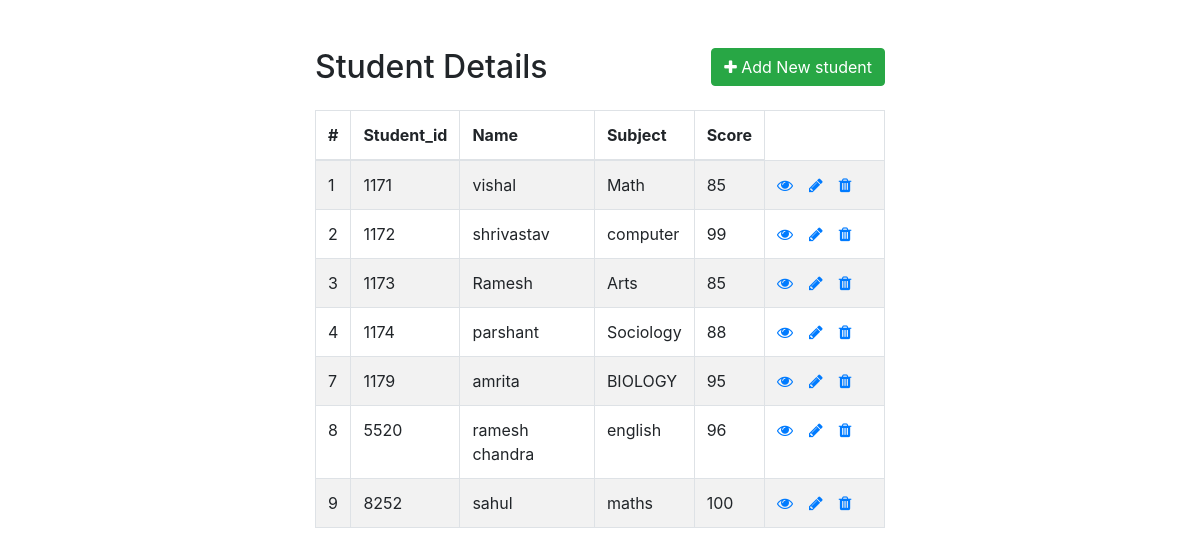
The page / on the database its author committed.
### tables this page shows
CREATE TABLE `employees` (
  `id` int(10) NOT NULL,
  `student_id` int(10) NOT NULL,
  `name` varchar(20) NOT NULL,
  `subject` varchar(20) NOT NULL,
  `score` int(10) NOT NULL
);

### index.php (the view, shortened to what this page needs)
<!DOCTYPE html>
<html lang="en">
<head>
    <link rel="stylesheet" href="https://stackpath.bootstrapcdn.com/bootstrap/4.5.2/css/bootstrap.min.css">
    <link rel="stylesheet" href="https://maxcdn.bootstrapcdn.com/font-awesome/4.7.0/css/font-awesome.min.css">
</head>
<body>
    <div class="wrapper">
        <div class="container-fluid">
            <div class="row">
                <div class="col-md-12">
                    <div class="mt-5 mb-3 clearfix">
                        <h2 class="pull-left">Student Details</h2>
                        <a href="create.php" class="btn btn-success pull-right"><i class="fa fa-plus"></i> Add New student</a>
                    </div>
                    <?php
                    require_once "config.php";
                    $sql = "SELECT * FROM employees";
                    if($result = mysqli_query($link, $sql)){
                        if(mysqli_num_rows($result) > 0){
                            echo '<table class="table table-bordered table-striped">';
                                echo "<thead>";
                                    echo "<tr>";
                                        echo "<th>#</th>";
                                        echo "<th>Student_id</th>";
                                        echo "<th>Name</th>";
                                        echo "<th>Subject</th>";
                                        echo "<th>Score</th>";
                                    echo "</tr>";
                                echo "</thead>";
                                echo "<tbody>";
                                while($row = mysqli_fetch_array($result)){
                                    echo "<tr>";
                                        echo "<td>" . $row['id'] . "</td>";
                                        echo "<td>" . $row['student_id'] . "</td>";
                                        echo "<td>" . $row['name'] . "</td>";
                                        echo "<td>" . $row['subject'] . "</td>";
                                        echo "<td>" . $row['score'] . "</td>";
                                        echo "<td>";
                                            echo '<a href="read.php?id='. $row['id'] .'" class="mr-3" title="View Record" data-toggle="tooltip"><span class="fa fa-eye"></span></a>';
                                            echo '<a href="update.php?id='. $row['id'] .'" class="mr-3" title="Update Record" data-toggle="tooltip"><span class="fa fa-pencil"></span></a>';
                                            echo '<a href="delete.php?id='. $row['id'] .'" title="Delete Record" data-toggle="tooltip"><span class="fa fa-trash"></span></a>';
                                        echo "</td>";
                                    echo "</tr>";
                                }
                                echo "</tbody>";
                            echo "</table>";
                        } else{
                            echo '<div class="alert alert-danger"><em>No records were found.</em></div>';
                        }
                    } else{
                        echo "Oops! Something went wrong. Please try again later.";
                    }
                    ?>
                </div>
            </div>
        </div>
    </div>
</body>
</html>

### index.php (style rules this page uses)
.wrapper { width: 600px; margin: 0 auto; }
table tr td:last-child { width: 120px; }

### rows shown on the page
employees: id "1", student "1171", name "vishal", subject "Math", score "85"
employees: id "2", student "1172", name "shrivastav", subject "computer", score "99"
employees: id "3", student "1173", name "Ramesh", subject "Arts", score "85"
employees: id "4", student "1174", name "parshant", subject "Sociology", score "88"
employees: id "7", student "1179", name "amrita", subject "BIOLOGY", score "95"
employees: id "8", student "5520", name "ramesh chandra", subject "english", score "96"
employees: id "9", student "8252", name "sahul", subject "maths", score "100"
